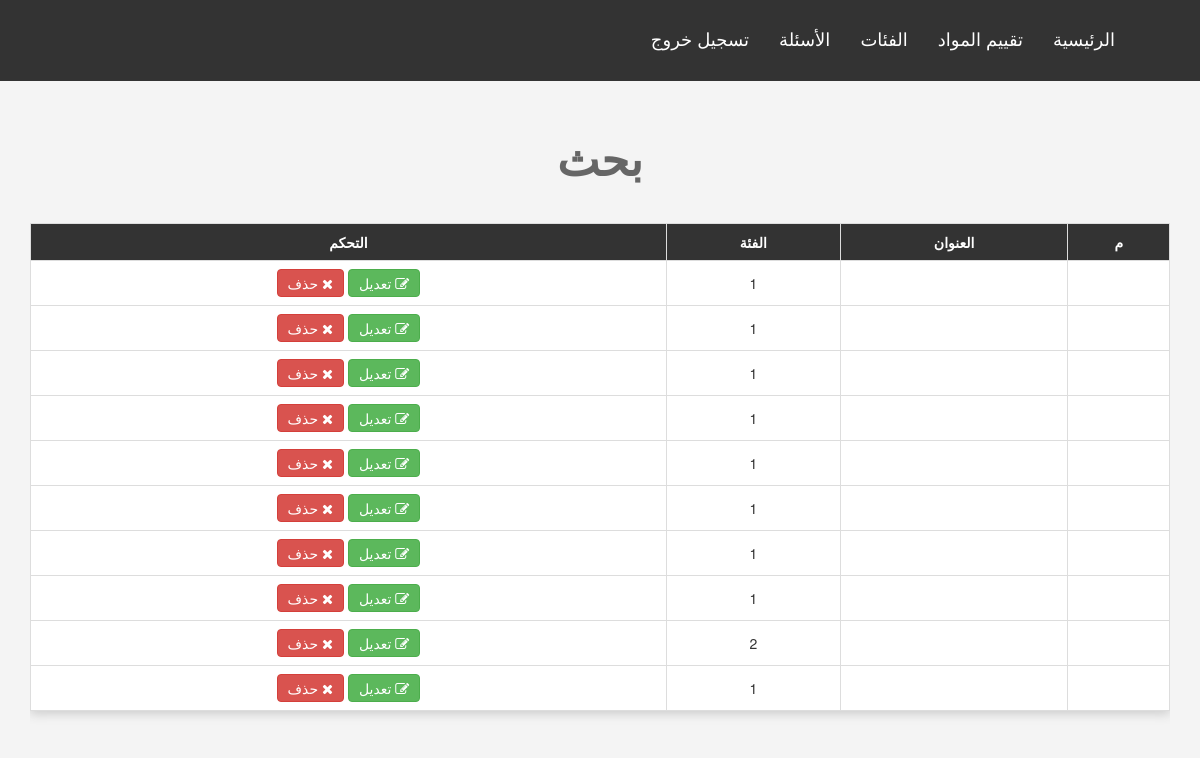
The app's page /admin/searchh.php with its own data.
### tables this page shows
CREATE TABLE `questions` (
  `question_id` int(11) NOT NULL,
  `question` varchar(255) NOT NULL,
  `title_id` int(11) NOT NULL
);

### admin/searchh.php (the view, shortened to what this page needs)
<?php
	include 'init.php';
	$sql=" SELECT * FROM `questions`";
$result=mysqli_query($connect,$sql);
$data=array();
while ($row=mysqli_fetch_assoc($result)) {
	$data[]=$row;
}
?>
<h1 class="text-center">بحث</h1>
		<div class="container">
			<div class="table-responsive">
				<table class="main-table text-center table table-bordered">
					<tr>
						<th>م</th>
						<th>العنوان</th>
						<th>الفئة</th>
						<th>التحكم</th>
					</tr>
				<?php foreach ($data as$value) { ?>
					<tr>
						<td></td>
						<td><?php echo $value['search']; ?></td>
						<td><?php echo $value['title_id']; ?></td>
						<td>
							<a href="question_edit.php" class="btn btn-success"><i class="fa fa-edit"></i>
								تعديل
							</a>
							<a href="#" class="btn btn-danger confirm"><i class="fa fa-close"></i>
								حذف</a>
						</td>
					</tr>
<?php }

### admin/layout/css/backend.css (style rules this page uses)
body { background-color: #F4F4F4; }
h1 { font-size: 45px; margin: 40px 0; font-weight: bold; color: #666; }
.main-table { -webkit-box-shadow:0 3px 10px #ccc; }
.main-table td { background-color: #fff; vertical-align: middle !important; }
.main-table tr th { background-color: #333; color: #fff; text-align: center; }
.main-table .btn { padding: 3px 10px; }
h1 { margin-top: 133px; }

### admin/searchh.php (style rules this page uses)
body { direction: rtl; }

### records on screen
questions: title "1"
questions: title "1"
questions: title "1"
questions: title "1"
questions: title "1"
questions: title "1"
questions: title "1"
questions: title "1"
questions: title "2"
questions: title "1"
